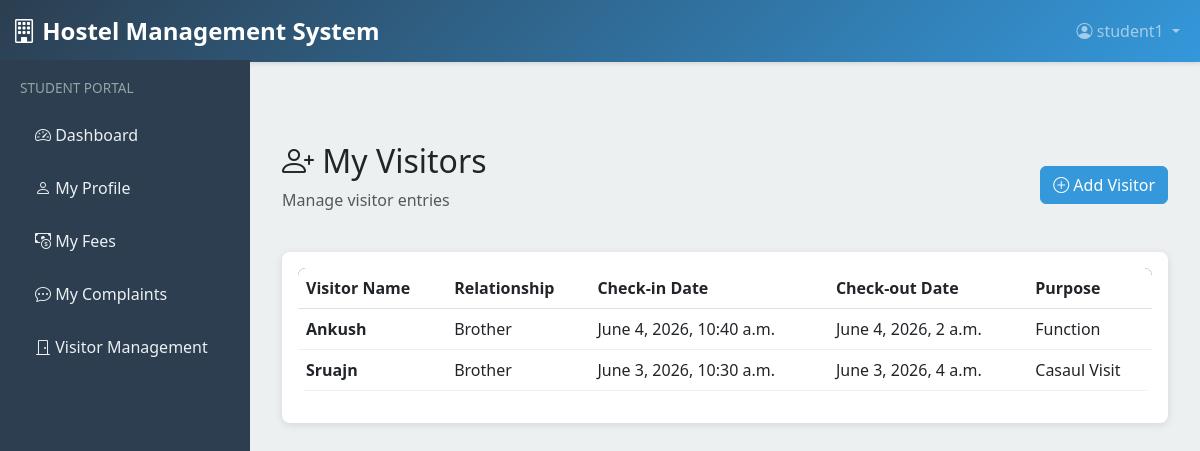
Screenshot of /student/visitors/ (signed in) with the database file from the repository.
### core/models.py (models this page shows, shortened)
class Visitor(models.Model):
    student = models.ForeignKey(Student, on_delete=models.CASCADE, related_name='visitors')
    visitor_name = models.CharField(max_length=100)
    phone = models.CharField(max_length=15)
    relationship = models.CharField(max_length=100)
    id_proof_type = models.CharField(max_length=50)
    id_proof_number = models.CharField(max_length=100)
    purpose = models.CharField(max_length=200)
    check_in_date = models.DateTimeField()
    check_out_date = models.DateTimeField(null=True, blank=True)
    notes = models.TextField(blank=True)
    created_at = models.DateTimeField(auto_now_add=True)

### core/views.py (the view)
# urls.py: path('student/visitors/', views.my_visitors, name='my_visitors'),
@login_required(login_url='login')
@user_passes_test(is_student)
def my_visitors(request):
    student = request.user.student_profile
    visitors = student.visitors.all().order_by('-check_in_date')
    context = {'visitors': visitors}
    return render(request, 'student/my_visitors.html', context)

### core/views.py (called while the page is built)
def is_student(user):
    return hasattr(user, 'role') and user.role.role == 'student'

### templates/student/my_visitors.html (shortened to what this page needs)
{% extends 'base.html' %}
{% block content %}
<div class="container-fluid">
    <div class="mb-4 d-flex justify-content-between align-items-center">
        <div>
            <h2><i class="bi bi-person-plus"></i> My Visitors</h2>
            <p class="text-muted">Manage visitor entries</p>
        </div>
        <a href="{% url 'request_visitor' %}" class="btn btn-primary">
            <i class="bi bi-plus-circle"></i> Add Visitor
        </a>
    </div>
    <div class="card">
        <div class="card-body">
            {% if visitors %}
            <div class="table-responsive">
                <table class="table table-hover">
                    <thead>
                        <tr>
                            <th>Visitor Name</th>
                            <th>Relationship</th>
                            <th>Check-in Date</th>
                            <th>Check-out Date</th>
                            <th>Purpose</th>
                        </tr>
                    </thead>
                    <tbody>
                        {% for visitor in visitors %}
                        <tr>
                            <td><strong>{{ visitor.visitor_name }}</strong></td>
                            <td>{{ visitor.relationship }}</td>
                            <td>{{ visitor.check_in_date }}</td>
                            <td>{{ visitor.check_out_date|default:'-' }}</td>
                            <td>{{ visitor.purpose }}</td>
                        </tr>
                        {% endfor %}
                    </tbody>
                </table>
            </div>
            {% else %}
            <div class="alert alert-info">
                <i class="bi bi-info-circle"></i> No visitors recorded yet.
            </div>
            {% endif %}
        </div>
    </div>
</div>
{% endblock %}

### templates/base.html (shortened to what this page needs)
<!DOCTYPE html>
<html lang="en">
<head>
    <link href="https://cdn.jsdelivr.net/npm/bootstrap@5.3.0/dist/css/bootstrap.min.css" rel="stylesheet">
    <link rel="stylesheet" href="https://cdn.jsdelivr.net/npm/bootstrap-icons@1.11.0/font/bootstrap-icons.css">
</head>
<body>
    <nav class="navbar navbar-expand-lg navbar-dark">
        <div class="container-fluid">
            <a class="navbar-brand" href="{% url 'dashboard' %}">
                <i class="bi bi-building"></i> Hostel Management System
            </a>
            <div class="collapse navbar-collapse" id="navbarNav">
                <ul class="navbar-nav ms-auto">
                    <li class="nav-item dropdown">
                        <a class="nav-link dropdown-toggle" href="#" role="button" data-bs-toggle="dropdown">
                            <i class="bi bi-person-circle"></i> {{ user.username }}
                        </a>
                    </li>
                </ul>
            </div>
        </div>
    </nav>
    <div class="container-fluid">
        <div class="row">
            {% if user.is_authenticated %}
            <nav class="sidebar">
                {% if user.role.role == 'admin' %}
                    <div class="mb-4">
                        <h6 style="color: #95a5a6; font-size: 0.85rem; text-transform: uppercase; margin-bottom: 15px;">Admin Panel</h6>
                        <a href="{% url 'dashboard' %}"><i class="bi bi-speedometer2"></i> Dashboard</a>
                        <a href="{% url 'user_management' %}"><i class="bi bi-people"></i> User Management</a>
                        <h6 style="color: #95a5a6; font-size: 0.85rem; text-transform: uppercase; margin-top: 20px; margin-bottom: 15px;">Academic</h6>
                        <a href="{% url 'student_list' %}"><i class="bi bi-person-badge"></i> Students</a>
                        <a href="{% url 'room_list' %}"><i class="bi bi-door-closed"></i> Rooms</a>
                        <h6 style="color: #95a5a6; font-size: 0.85rem; text-transform: uppercase; margin-top: 20px; margin-bottom: 15px;">Finance</h6>
                        <a href="{% url 'fee_list' %}"><i class="bi bi-cash-coin"></i> Fees</a>
                        <a href="{% url 'generate_fees' %}"><i class="bi bi-plus-circle"></i> Generate Fees</a>
                        <h6 style="color: #95a5a6; font-size: 0.85rem; text-transform: uppercase; margin-top: 20px; margin-bottom: 15px;">Operations</h6>
                        <a href="{% url 'complaint_list' %}"><i class="bi bi-chat-dots"></i> Complaints</a>
                        <a href="{% url 'reports' %}"><i class="bi bi-file-earmark-pdf"></i> Reports</a>
                    </div>
                {% elif user.role.role == 'student' %}
                    <div class="mb-4">
                        <h6 style="color: #95a5a6; font-size: 0.85rem; text-transform: uppercase; margin-bottom: 15px;">Student Portal</h6>
                        <a href="{% url 'dashboard' %}"><i class="bi bi-speedometer2"></i> Dashboard</a>
                        <a href="{% url 'student_profile' %}"><i class="bi bi-person"></i> My Profile</a>
                        <a href="{% url 'my_fees' %}"><i class="bi bi-cash-coin"></i> My Fees</a>
                        <a href="{% url 'my_complaints' %}"><i class="bi bi-chat-dots"></i> My Complaints</a>
                        <a href="{% url 'my_visitors' %}"><i class="bi bi-door-closed"></i> Visitor Management</a>
                    </div>
                {% endif %}
            </nav>
            {% endif %}
            <main class="main-content col">
                {% block content %}{% endblock %}
            </main>
        </div>
    </div>
</body>
</html>

### templates/base.html (style rules this page uses)
:root { --primary-color: #2c3e50; --secondary-color: #3498db; --success-color: #27ae60; --danger-color: #e74c3c; --warning-color: #f39c12; }
* { margin: 0; padding: 0; box-sizing: border-box; }
body { font-family: 'Segoe UI', Tahoma, Geneva, Verdana, sans-serif; background-color: #ecf0f1; }
.navbar { background: linear-gradient(135deg, var(--primary-color) 0%, var(--secondary-color) 100%); box-shadow: 0 2px 4px rgba(0,0,0,0.1); }
.navbar-brand { font-weight: 700; font-size: 1.5rem; }
.sidebar { background: var(--primary-color); min-height: 100vh; padding: 20px; position: fixed; left: 0; top: 60px; width: 250px; overflow-y: auto; }
.sidebar a { color: #ecf0f1; text-decoration: none; display: block; padding: 12px 15px; margin: 5px 0; border-radius: 5px; transition: all 0.3s ease; }
.main-content { margin-left: 250px; margin-top: 60px; padding: 20px; min-height: calc(100vh - 60px); }
.card { border: none; box-shadow: 0 2px 8px rgba(0,0,0,0.1); margin-bottom: 20px; border-radius: 8px; }
.btn-primary { background-color: var(--secondary-color); border-color: var(--secondary-color); }
table { background: white; border-radius: 8px; overflow: hidden; }
thead { background-color: var(--primary-color); color: white; }
tbody tr { border-bottom: 1px solid #ecf0f1; }

### rows the page displays
Visitor: visitor_name "Ankush", relationship "Brother", check_in_date "June 4, 2026, 10:40 a.m.", check_out_date "June 4, 2026, 2 a.m.", purpose "Function"
Visitor: visitor_name "Sruajn", relationship "Brother", check_in_date "June 3, 2026, 10:30 a.m.", check_out_date "June 3, 2026, 4 a.m.", purpose "Casaul Visit"

### other values shown
{{ user.username }} "student1"
